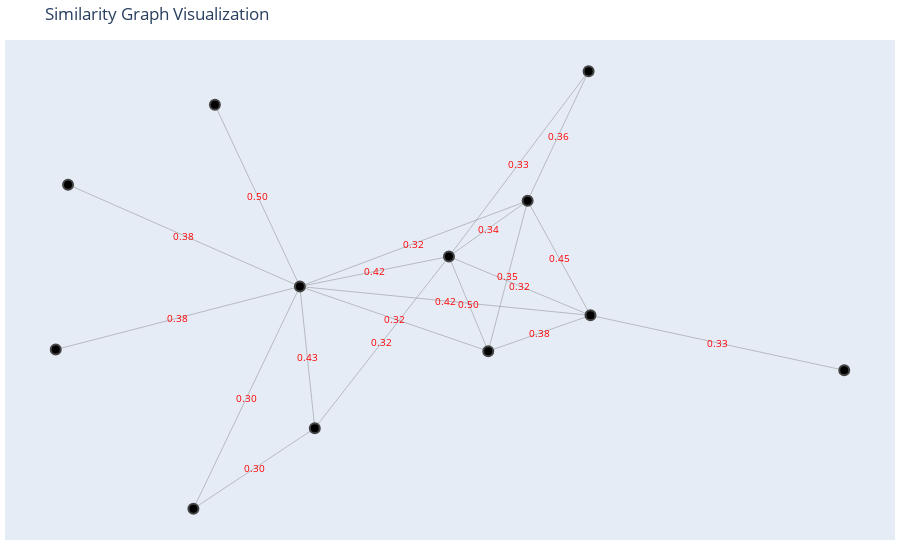

Notebook source saved alongside this figure:
### Markdown cell above
This code will construct a a graph with the sentences as nodes and the similarity as edges, you can read the sentences be hovering over the nodes.

### Code cell
# construct a graph from the sentences and calculate the the similarity between the sentences on the edges
def graph_constuction(sentences, threshold):
    graph = nx.Graph()
    graph.add_nodes_from(sentences)
    similarity_matrix = similarity_matrix_create(sentences)
    for row in range(len(similarity_matrix)):
        for col in range(len(similarity_matrix)):
            if similarity_matrix[row][col] > threshold:
                graph.add_edge(sentences[row], sentences[col], weight=similarity_matrix[row][col])
    graph.remove_nodes_from(list(nx.isolates(graph)))
    
    pos = nx.spring_layout(graph)
    labels = {}
    for node in graph.nodes():
        labels[node] = node
    edge_trace = go.Scatter(
        x=[],
        y=[],
        line=dict(width=0.5, color='#888'),
        hoverinfo='none',
        mode='lines'
    )
    node_trace = go.Scatter(
        x=[],
        y=[],
        hovertext=[],
        mode='markers',
        hovertemplate='%{hovertext}',
        marker=dict(
            showscale=False,
            colorscale='YlGnBu',
            reversescale=True,
            color=[],
            size=10,
            colorbar=dict(
                thickness=15,
                title='Node Connections',
                xanchor='left',
                titleside='right'
            ),
            line=dict(width=2)
        )
    )
    for node in graph.nodes():
        x, y = pos[node]
        node_trace['x'] += (x,)
        node_trace['y'] += (y,)
        node_trace['hovertext'] += (node,)
    for edge in graph.edges():
        x0, y0 = pos[edge[0]]
        x1, y1 = pos[edge[1]]
        edge_trace['x'] += (x0, x1, None)
        edge_trace['y'] += (y0, y1, None)
    edge_labels = nx.get_edge_attributes(graph, 'weight')
    edge_annotations = [
        dict(
            x=(pos[edge[0]][0] + pos[edge[1]][0]) / 2,
            y=(pos[edge[0]][1] + pos[edge[1]][1]) / 2,
            text=f"{edge_labels[edge]:.2f}",
            showarrow=False,
            font=dict(size=10, color='red')
        )
        for edge in graph.edges()
    ]
    fig = go.Figure(data=[edge_trace, node_trace],
                    layout=go.Layout(
                        title='Similarity Graph Visualization',
                        showlegend=False,
                        hovermode='closest',
                        margin=dict(b=20, l=5, r=5, t=40),
                        annotations=edge_annotations,
                        xaxis=dict(showgrid=False, zeroline=False, showticklabels=False),
                        yaxis=dict(showgrid=False, zeroline=False, showticklabels=False)
                    )
    )
    
    fig.show()
graph_constuction(sentences, 0.3)

### Figure 1 — Plotly figure (JSON) as saved in the notebook; plotly's stock layout.template omitted (floating-point values rounded to 4 significant figures)
{"data": [{"hoverinfo": "none", "line": {"color": "#888", "width": 0.5}, "mode": "lines", "type": "scatter", "x": [-0.6947, -0.1886, null, 0.2227, 0.1369, null, 0.2227, 0.3087, null, 0.2227, -0.1886, null, 0.2227, 0.4459, null, -0.421, -0.1886, null, -0.421, -0.156, null, 0.1369, 0.3087, null, 0.1369, -0.1886, null, 0.1369, 0.4418, null, 0.1369, -0.156, null, 0.1369, 0.4459, null, 0.3087, -0.1886, null, 0.3087, 0.4418, null, 0.3087, 0.4459, null, -0.1886, -0.7216, null, -0.1886, -0.156, null, -0.1886, 0.4459, null, -0.1886, -0.3741, null, 1, 0.4459, null], "y": [0.2413, -0.002026, null, -0.1565, 0.06973, null, -0.1565, 0.2028, null, -0.1565, -0.002026, null, -0.1565, -0.07098, null, -0.533, -0.002026, null, -0.533, -0.3406, null, 0.06973, 0.2028, null, 0.06973, -0.002026, null, 0.06973, 0.5123, null, 0.06973, -0.3406, null, 0.06973, -0.07098, null, 0.2028, -0.002026, null, 0.2028, 0.5123, null, 0.2028, -0.07098, null, -0.002026, -0.1528, null, -0.002026, -0.3406, null, -0.002026, -0.07098, null, -0.002026, 0.432, null, -0.2022, -0.07098, null]}, {"hovertemplate": "%{hovertext}", "hovertext": ["She learned that water bottles are no longer just to hold liquid, but they're also status symbols.", "When he encountered maize for the first time, he thought it incredibly corny.", "They wandered into a strange Tiki bar on the edge of the small beach town.", "He was 100% into fasting with her until he understood that meant he couldn't eat.", "He went back to the video to see what had been recorded and was shocked at what he saw.", "She opened up her third bottle of wine of the night.", "I've never seen a more beautiful brandy glass filled with wine.", "I want more detailed information.", "The body piercing didn't go exactly as he expected.", "Mom didnâ€™t understand why no one else wanted a hot tub full of jello.", "In hopes of finding out the truth, he entered the one-room library.", "Carol drank the blood as if she were a vampire."], "marker": {"color": [], "colorbar": {"thickness": 15, "title": {"side": "right", "text": "Node Connections"}, "xanchor": "left"}, "colorscale": [[0, "rgb(255,255,217)"], [0.125, "rgb(237,248,177)"], [0.25, "rgb(199,233,180)"], [0.375, "rgb(127,205,187)"], [0.5, "rgb(65,182,196)"], [0.625, "rgb(29,145,192)"], [0.75, "rgb(34,94,168)"], [0.875, "rgb(37,52,148)"], [1, "rgb(8,29,88)"]], "line": {"width": 2}, "reversescale": true, "showscale": false, "size": 10}, "mode": "markers", "type": "scatter", "x": [-0.6947, 0.2227, -0.421, 0.1369, 0.3087, -0.1886, -0.7216, 1, 0.4418, -0.156, 0.4459, -0.3741], "y": [0.2413, -0.1565, -0.533, 0.06973, 0.2028, -0.002026, -0.1528, -0.2022, 0.5123, -0.3406, -0.07098, 0.432]}], "layout": {"annotations": [{"font": {"color": "red", "size": 10}, "showarrow": false, "text": "0.38", "x": -0.4417, "y": 0.1196}, {"font": {"color": "red", "size": 10}, "showarrow": false, "text": "0.50", "x": 0.1798, "y": -0.04338}, {"font": {"color": "red", "size": 10}, "showarrow": false, "text": "0.35", "x": 0.2657, "y": 0.02315}, {"font": {"color": "red", "size": 10}, "showarrow": false, "text": "0.32", "x": 0.01705, "y": -0.07926}, {"font": {"color": "red", "size": 10}, "showarrow": false, "text": "0.38", "x": 0.3343, "y": -0.1137}, {"font": {"color": "red", "size": 10}, "showarrow": false, "text": "0.30", "x": -0.3048, "y": -0.2675}, {"font": {"color": "red", "size": 10}, "showarrow": false, "text": "0.30", "x": -0.2885, "y": -0.4368}, {"font": {"color": "red", "size": 10}, "showarrow": false, "text": "0.34", "x": 0.2228, "y": 0.1363}, {"font": {"color": "red", "size": 10}, "showarrow": false, "text": "0.42", "x": -0.02584, "y": 0.03385}, {"font": {"color": "red", "size": 10}, "showarrow": false, "text": "0.33", "x": 0.2894, "y": 0.291}, {"font": {"color": "red", "size": 10}, "showarrow": false, "text": "0.32", "x": -0.009544, "y": -0.1354}, {"font": {"color": "red", "size": 10}, "showarrow": false, "text": "0.32", "x": 0.2914, "y": -0.0006259}, {"font": {"color": "red", "size": 10}, "showarrow": false, "text": "0.32", "x": 0.06005, "y": 0.1004}, {"font": {"color": "red", "size": 10}, "showarrow": false, "text": "0.36", "x": 0.3753, "y": 0.3575}, {"font": {"color": "red", "size": 10}, "showarrow": false, "text": "0.45", "x": 0.3773, "y": 0.0659}, {"font": {"color": "red", "size": 10}, "showarrow": false, "text": "0.38", "x": -0.4551, "y": -0.07739}, {"font": {"color": "red", "size": 10}, "showarrow": false, "text": "0.43", "x": -0.1723, "y": -0.1713}, {"font": {"color": "red", "size": 10}, "showarrow": false, "text": "0.42", "x": 0.1287, "y": -0.0365}, {"font": {"color": "red", "size": 10}, "showarrow": false, "text": "0.50", "x": -0.2813, "y": 0.215}, {"font": {"color": "red", "size": 10}, "showarrow": false, "text": "0.33", "x": 0.723, "y": -0.1366}], "hovermode": "closest", "margin": {"b": 20, "l": 5, "r": 5, "t": 40}, "showlegend": false, "title": {"text": "Similarity Graph Visualization"}, "xaxis": {"showgrid": false, "showticklabels": false, "zeroline": false}, "yaxis": {"showgrid": false, "showticklabels": false, "zeroline": false}}}
